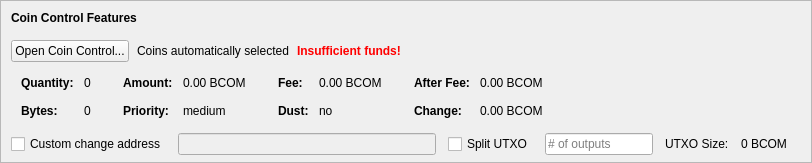
    <widget class="QFrame" name="frameCoinControl">
     <property name="sizePolicy">
      <sizepolicy hsizetype="Expanding" vsizetype="Expanding">
       <horstretch>0</horstretch>
       <verstretch>0</verstretch>
      </sizepolicy>
     </property>
     <property name="maximumSize">
      <size>
       <width>16777215</width>
       <height>16777215</height>
      </size>
     </property>
     <property name="frameShape">
      <enum>QFrame::StyledPanel</enum>
     </property>
     <property name="frameShadow">
      <enum>QFrame::Sunken</enum>
     </property>
     <layout class="QVBoxLayout" name="verticalLayoutCoinControl2">
      <property name="spacing">
       <number>0</number>
      </property>
      <property name="leftMargin">
       <number>0</number>
      </property>
      <property name="topMargin">
       <number>0</number>
      </property>
      <property name="rightMargin">
       <number>0</number>
      </property>
      <property name="bottomMargin">
       <number>6</number>
      </property>
      <item>
       <layout class="QVBoxLayout" name="verticalLayoutCoinControl" stretch="0,0,0,0,1">
        <property name="spacing">
         <number>0</number>
        </property>
        <property name="leftMargin">
         <number>10</number>
        </property>
        <property name="topMargin">
         <number>10</number>
        </property>
        <item>
         <layout class="QHBoxLayout" name="horizontalLayoutCoinControl1">
          <property name="bottomMargin">
           <number>15</number>
          </property>
          <item>
           <widget class="QLabel" name="labelCoinControlFeatures">
            <property name="sizePolicy">
             <sizepolicy hsizetype="Preferred" vsizetype="Maximum">
              <horstretch>0</horstretch>
              <verstretch>0</verstretch>
             </sizepolicy>
            </property>
            <property name="font">
             <font>
              <weight>75</weight>
              <bold>true</bold>
             </font>
            </property>
            <property name="styleSheet">
             <string notr="true">font-weight:bold;</string>
            </property>
            <property name="text">
             <string>Coin Control Features</string>
            </property>
           </widget>
          </item>
         </layout>
        </item>
        <item>
         <layout class="QHBoxLayout" name="horizontalLayoutCoinControl2" stretch="0,0,0,0">
          <property name="spacing">
           <number>8</number>
          </property>
          <property name="bottomMargin">
           <number>10</number>
          </property>
          <item>
           <widget class="QPushButton" name="pushButtonCoinControl">
            <property name="styleSheet">
             <string notr="true"/>
            </property>
            <property name="text">
             <string>Open Coin Control...</string>
            </property>
            <property name="autoDefault">
             <bool>false</bool>
            </property>
           </widget>
          </item>
          <item>
           <widget class="QLabel" name="labelCoinControlAutomaticallySelected">
            <property name="text">
             <string>Coins automatically selected</string>
            </property>
            <property name="margin">
             <number>5</number>
            </property>
           </widget>
          </item>
          <item>
           <widget class="QLabel" name="labelCoinControlInsuffFunds">
            <property name="font">
             <font>
              <weight>75</weight>
              <bold>true</bold>
             </font>
            </property>
            <property name="styleSheet">
             <string notr="true">color:red;font-weight:bold;</string>
            </property>
            <property name="text">
             <string>Insufficient funds!</string>
            </property>
            <property name="margin">
             <number>5</number>
            </property>
           </widget>
          </item>
          <item>
           <spacer name="horizontalSpacerCoinControl">
            <property name="orientation">
             <enum>Qt::Horizontal</enum>
            </property>
            <property name="sizeHint" stdset="0">
             <size>
              <width>40</width>
              <height>1</height>
             </size>
            </property>
           </spacer>
          </item>
         </layout>
        </item>
        <item>
         <widget class="QWidget" name="widgetCoinControl" native="true">
          <property name="sizePolicy">
           <sizepolicy hsizetype="Preferred" vsizetype="Preferred">
            <horstretch>0</horstretch>
            <verstretch>0</verstretch>
           </sizepolicy>
          </property>
          <property name="minimumSize">
           <size>
            <width>0</width>
            <height>0</height>
           </size>
          </property>
          <property name="styleSheet">
           <string notr="true"/>
          </property>
          <layout class="QHBoxLayout" name="horizontalLayoutCoinControl5">
           <property name="leftMargin">
            <number>0</number>
           </property>
           <property name="topMargin">
            <number>0</number>
           </property>
           <property name="rightMargin">
            <number>0</number>
           </property>
           <property name="bottomMargin">
            <number>0</number>
           </property>
           <item>
            <layout class="QHBoxLayout" name="horizontalLayoutCoinControl3" stretch="0,0,0,1">
             <property name="spacing">
              <number>20</number>
             </property>
             <property name="topMargin">
              <number>0</number>
             </property>
             <property name="bottomMargin">
              <number>10</number>
             </property>
             <item>
              <layout class="QFormLayout" name="formLayoutCoinControl1">
               <property name="horizontalSpacing">
                <number>10</number>
               </property>
               <property name="verticalSpacing">
                <number>14</number>
               </property>
               <property name="leftMargin">
                <number>10</number>
               </property>
               <property name="topMargin">
                <number>4</number>
               </property>
               <property name="rightMargin">
                <number>6</number>
               </property>
               <item row="0" column="0">
                <widget class="QLabel" name="labelCoinControlQuantityText">
                 <property name="font">
                  <font>
                   <weight>75</weight>
                   <bold>true</bold>
                  </font>
                 </property>
                 <property name="text">
                  <string>Quantity:</string>
                 </property>
                 <property name="margin">
                  <number>0</number>
                 </property>
                </widget>
               </item>
               <item row="0" column="1">
                <widget class="QLabel" name="labelCoinControlQuantity">
                 <property name="cursor">
                  <cursorShape>IBeamCursor</cursorShape>
                 </property>
                 <property name="contextMenuPolicy">
                  <enum>Qt::ActionsContextMenu</enum>
                 </property>
                 <property name="text">
                  <string notr="true">0</string>
                 </property>
                 <property name="margin">
                  <number>0</number>
                 </property>
                 <property name="textInteractionFlags">
                  <set>Qt::LinksAccessibleByMouse|Qt::TextSelectableByKeyboard|Qt::TextSelectableByMouse</set>
                 </property>
                </widget>
               </item>
               <item row="1" column="0">
                <widget class="QLabel" name="labelCoinControlBytesText">
                 <property name="font">
                  <font>
                   <weight>75</weight>
                   <bold>true</bold>
                  </font>
                 </property>
                 <property name="text">
                  <string>Bytes:</string>
                 </property>
                </widget>
               </item>
               <item row="1" column="1">
                <widget class="QLabel" name="labelCoinControlBytes">
                 <property name="cursor">
                  <cursorShape>IBeamCursor</cursorShape>
                 </property>
                 <property name="contextMenuPolicy">
                  <enum>Qt::ActionsContextMenu</enum>
                 </property>
                 <property name="text">
                  <string notr="true">0</string>
                 </property>
                 <property name="textInteractionFlags">
                  <set>Qt::LinksAccessibleByMouse|Qt::TextSelectableByKeyboard|Qt::TextSelectableByMouse</set>
                 </property>
                </widget>
               </item>
              </layout>
             </item>
             <item>
              <layout class="QFormLayout" name="formLayoutCoinControl2">
               <property name="horizontalSpacing">
                <number>10</number>
               </property>
               <property name="verticalSpacing">
                <number>14</number>
               </property>
               <property name="leftMargin">
                <number>6</number>
               </property>
               <property name="topMargin">
                <number>4</number>
               </property>
               <property name="rightMargin">
                <number>6</number>
               </property>
               <item row="0" column="0">
                <widget class="QLabel" name="labelCoinControlAmountText">
                 <property name="font">
                  <font>
                   <weight>75</weight>
                   <bold>true</bold>
                  </font>
                 </property>
                 <property name="text">
                  <string>Amount:</string>
                 </property>
                 <property name="margin">
                  <number>0</number>
                 </property>
                </widget>
               </item>
               <item row="0" column="1">
                <widget class="QLabel" name="labelCoinControlAmount">
                 <property name="cursor">
                  <cursorShape>IBeamCursor</cursorShape>
                 </property>
                 <property name="contextMenuPolicy">
                  <enum>Qt::ActionsContextMenu</enum>
                 </property>
                 <property name="text">
                  <string notr="true">0.00 BCOM</string>
                 </property>
                 <property name="textInteractionFlags">
                  <set>Qt::LinksAccessibleByMouse|Qt::TextSelectableByKeyboard|Qt::TextSelectableByMouse</set>
                 </property>
                </widget>
               </item>
               <item row="1" column="0">
                <widget class="QLabel" name="labelCoinControlPriorityText">
                 <property name="font">
                  <font>
                   <weight>75</weight>
                   <bold>true</bold>
                  </font>
                 </property>
                 <property name="text">
                  <string>Priority:</string>
                 </property>
                </widget>
               </item>
               <item row="1" column="1">
                <widget class="QLabel" name="labelCoinControlPriority">
                 <property name="cursor">
                  <cursorShape>IBeamCursor</cursorShape>
                 </property>
                 <property name="contextMenuPolicy">
                  <enum>Qt::ActionsContextMenu</enum>
                 </property>
                 <property name="text">
                  <string>medium</string>
                 </property>
                 <property name="textInteractionFlags">
                  <set>Qt::LinksAccessibleByMouse|Qt::TextSelectableByKeyboard|Qt::TextSelectableByMouse</set>
                 </property>
                </widget>
               </item>
              </layout>
             </item>
             <item>
              <layout class="QFormLayout" name="formLayoutCoinControl3">
               <property name="horizontalSpacing">
                <number>10</number>
               </property>
               <property name="verticalSpacing">
                <number>14</number>
               </property>
               <property name="leftMargin">
                <number>6</number>
               </property>
               <property name="topMargin">
                <number>4</number>
               </property>
               <property name="rightMargin">
                <number>6</number>
               </property>
               <item row="0" column="0">
                <widget class="QLabel" name="labelCoinControlFeeText">
                 <property name="font">
                  <font>
                   <weight>75</weight>
                   <bold>true</bold>
                  </font>
                 </property>
                 <property name="text">
                  <string>Fee:</string>
                 </property>
                 <property name="margin">
                  <number>0</number>
                 </property>
                </widget>
               </item>
               <item row="0" column="1">
                <widget class="QLabel" name="labelCoinControlFee">
                 <property name="cursor">
                  <cursorShape>IBeamCursor</cursorShape>
                 </property>
                 <property name="contextMenuPolicy">
                  <enum>Qt::ActionsContextMenu</enum>
                 </property>
                 <property name="text">
                  <string notr="true">0.00 BCOM</string>
                 </property>
                 <property name="textInteractionFlags">
                  <set>Qt::LinksAccessibleByMouse|Qt::TextSelectableByKeyboard|Qt::TextSelectableByMouse</set>
                 </property>
                </widget>
               </item>
               <item row="1" column="0">
                <widget class="QLabel" name="labelCoinControlLowOutputText">
                 <property name="font">
                  <font>
                   <weight>75</weight>
                   <bold>true</bold>
                  </font>
                 </property>
                 <property name="text">
                  <string>Dust:</string>
                 </property>
                </widget>
               </item>
               <item row="1" column="1">
                <widget class="QLabel" name="labelCoinControlLowOutput">
                 <property name="cursor">
                  <cursorShape>IBeamCursor</cursorShape>
                 </property>
                 <property name="contextMenuPolicy">
                  <enum>Qt::ActionsContextMenu</enum>
                 </property>
                 <property name="text">
                  <string>no</string>
                 </property>
                 <property name="textInteractionFlags">
                  <set>Qt::LinksAccessibleByMouse|Qt::TextSelectableByKeyboard|Qt::TextSelectableByMouse</set>
                 </property>
                </widget>
               </item>
              </layout>
             </item>
             <item>
              <layout class="QFormLayout" name="formLayoutCoinControl4">
               <property name="horizontalSpacing">
                <number>10</number>
               </property>
               <property name="verticalSpacing">
                <number>14</number>
               </property>
               <property name="leftMargin">
                <number>6</number>
               </property>
               <property name="topMargin">
                <number>4</number>
               </property>
               <property name="rightMargin">
                <number>6</number>
               </property>
               <item row="0" column="0">
                <widget class="QLabel" name="labelCoinControlAfterFeeText">
                 <property name="font">
                  <font>
                   <weight>75</weight>
                   <bold>true</bold>
                  </font>
                 </property>
                 <property name="text">
                  <string>After Fee:</string>
                 </property>
                 <property name="margin">
                  <number>0</number>
                 </property>
                </widget>
               </item>
               <item row="0" column="1">
                <widget class="QLabel" name="labelCoinControlAfterFee">
                 <property name="cursor">
                  <cursorShape>IBeamCursor</cursorShape>
                 </property>
                 <property name="contextMenuPolicy">
                  <enum>Qt::ActionsContextMenu</enum>
                 </property>
                 <property name="text">
                  <string notr="true">0.00 BCOM</string>
                 </property>
                 <property name="textInteractionFlags">
                  <set>Qt::LinksAccessibleByMouse|Qt::TextSelectableByKeyboard|Qt::TextSelectableByMouse</set>
                 </property>
                </widget>
               </item>
               <item row="1" column="0">
                <widget class="QLabel" name="labelCoinControlChangeText">
                 <property name="font">
                  <font>
                   <weight>75</weight>
                   <bold>true</bold>
                  </font>
                 </property>
                 <property name="text">
                  <string>Change:</string>
                 </property>
                </widget>
               </item>
               <item row="1" column="1">
                <widget class="QLabel" name="labelCoinControlChange">
                 <property name="cursor">
                  <cursorShape>IBeamCursor</cursorShape>
                 </property>
                 <property name="contextMenuPolicy">
                  <enum>Qt::ActionsContextMenu</enum>
                 </property>
                 <property name="text">
                  <string notr="true">0.00 BCOM</string>
                 </property>
                 <property name="textInteractionFlags">
                  <set>Qt::LinksAccessibleByMouse|Qt::TextSelectableByKeyboard|Qt::TextSelectableByMouse</set>
                 </property>
                </widget>
               </item>
              </layout>
             </item>
            </layout>
           </item>
          </layout>
         </widget>
        </item>
        <item>
         <layout class="QHBoxLayout" name="horizontalLayoutCoinControl4" stretch="0,0,0,0,0,0,0">
          <property name="spacing">
           <number>12</number>
          </property>
          <property name="sizeConstraint">
           <enum>QLayout::SetDefaultConstraint</enum>
          </property>
          <property name="topMargin">
           <number>5</number>
          </property>
          <property name="rightMargin">
           <number>5</number>
          </property>
          <item>
           <widget class="QCheckBox" name="checkBoxCoinControlChange">
            <property name="toolTip">
             <string>If this is activated, but the change address is empty or invalid, change will be sent to a newly generated address.</string>
            </property>
            <property name="text">
             <string>Custom change address</string>
            </property>
           </widget>
          </item>
          <item>
           <widget class="QValidatedLineEdit" name="lineEditCoinControlChange">
            <property name="enabled">
             <bool>false</bool>
            </property>
            <property name="sizePolicy">
             <sizepolicy hsizetype="Expanding" vsizetype="Fixed">
              <horstretch>0</horstretch>
              <verstretch>0</verstretch>
             </sizepolicy>
            </property>
           </widget>
          </item>
          <item>
           <widget class="QCheckBox" name="splitBlockCheckBox">
            <property name="text">
             <string>Split UTXO</string>
            </property>
           </widget>
          </item>
          <item>
           <widget class="QLineEdit" name="splitBlockLineEdit">
            <property name="sizePolicy">
             <sizepolicy hsizetype="Fixed" vsizetype="Fixed">
              <horstretch>50</horstretch>
              <verstretch>0</verstretch>
             </sizepolicy>
            </property>
            <property name="placeholderText">
             <string># of outputs</string>
            </property>
           </widget>
          </item>
          <item>
           <widget class="QLabel" name="labelBlockSizeText">
            <property name="text">
             <string>UTXO Size:</string>
            </property>
           </widget>
          </item>
          <item>
           <widget class="QLabel" name="labelBlockSize">
            <property name="text">
             <string>0 BCOM</string>
            </property>
           </widget>
          </item>
          <item>
           <widget class="QLabel" name="labelCoinControlChangeLabel">
            <property name="sizePolicy">
             <sizepolicy hsizetype="Preferred" vsizetype="Expanding">
              <horstretch>0</horstretch>
              <verstretch>0</verstretch>
             </sizepolicy>
            </property>
            <property name="minimumSize">
             <size>
              <width>0</width>
              <height>0</height>
             </size>
            </property>
            <property name="text">
             <string/>
            </property>
            <property name="margin">
             <number>3</number>
            </property>
           </widget>
          </item>
         </layout>
        </item>
        <item>
         <spacer name="verticalSpacerCoinControl">
          <property name="orientation">
           <enum>Qt::Vertical</enum>
          </property>
          <property name="sizeHint" stdset="0">
           <size>
            <width>800</width>
            <height>1</height>
           </size>
          </property>
         </spacer>
        </item>
       </layout>
      </item>
     </layout>
    </widget>
